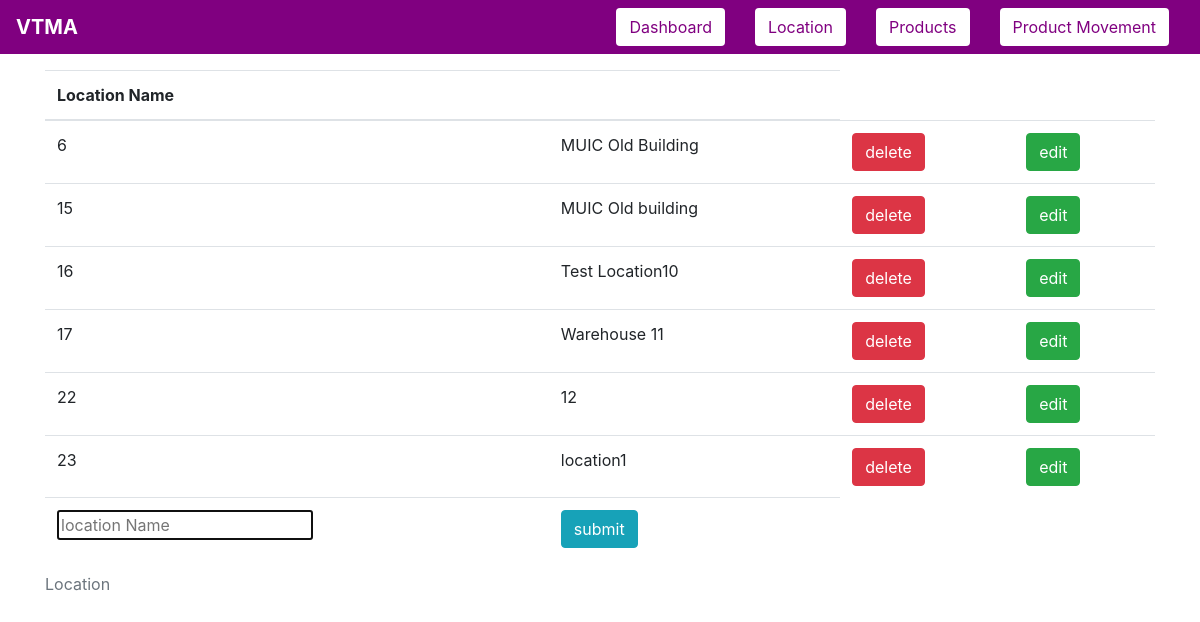
Page /location on the earlier database version.
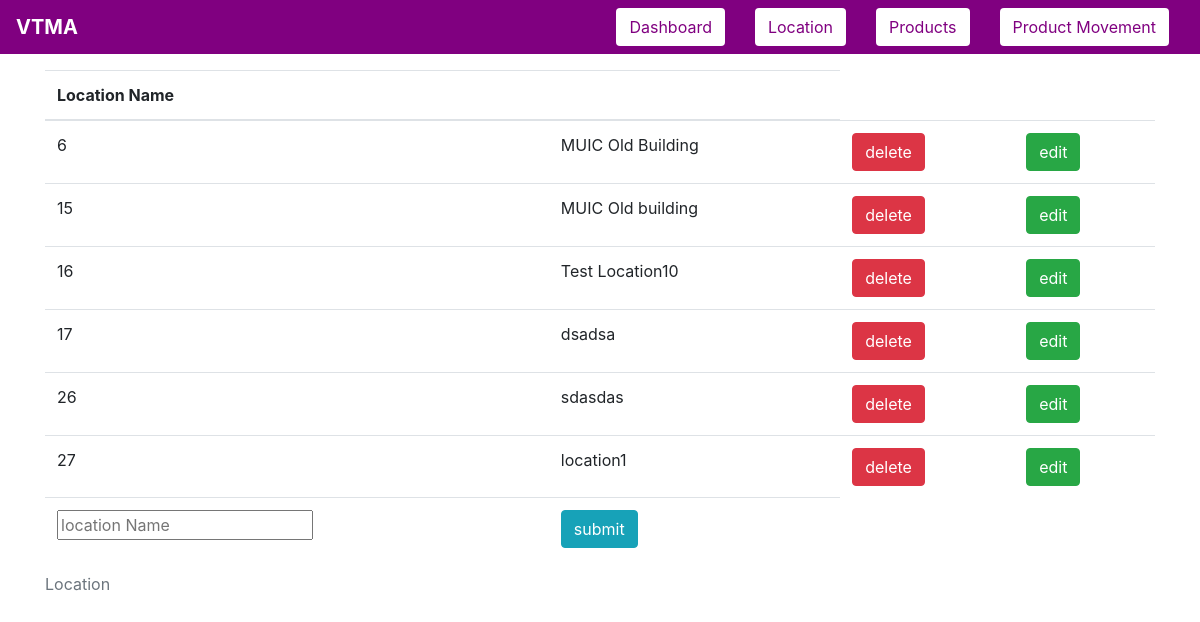
Same page on the later database version.
### tables this page shows
CREATE TABLE location(loc_id INTEGER PRIMARY KEY AUTOINCREMENT,
                                 loc_name TEXT UNIQUE NOT NULL);

### app.py (the view)
@app.route("/location", methods=["GET"])
def get_location():
    db = sqlite3.connect(DATABASE_NAME)
    cursor = db.cursor()
    cursor.execute("SELECT * FROM location")
    location_data = cursor.fetchall()
    return render(
        "location.html",
        link=link,
        locations=location_data,
        transaction_message=None,
        title="Vending Machine Locations",
    )

### templates/location.html (shortened to what this page needs)
{% extends 'base-template.html' %}
{% block content %}
    <div class="container">
        <table class="table">
         <caption>Location</caption>
            <thead>
                <th scope="col">Location Name</th>
                <th></th>
            </thead>
            <tbody>
                {% for location in locations %}
                    <tr>
                        <td>{{ location[0] }}</td>
                        <td>{{ location[1] }}</td>
                        <td>
                            <a href="{{ url_for('delete', loc_id=location[0], type='location') }}">
                                <button name="button" type="button" class="btn btn-danger" value= "delete" >delete</button><br>
                            </a>
                        </td>
                        <td>
                            <button name="button" type="button" class="btn btn-success" value= "edit" data-toggle="modal" data-target="#edit_{{ location[0] }}" >edit</button><br>
                        </td>
                    </tr>
                {% endfor %}
                <tr>
                    <form action = "{{ url_for('post_location') }}" method = "POST">
                    <td>
                        <input name= "location_name" placeholder="location Name" required autofocus>
                    </td>
                    <td>
                        <input type= "submit" class="btn btn-info btn-group-toggle" value= "submit" /><br>
                    </td>
                    </form>
                </tr>
            </tbody>
        </table>
    </div>
 {% endblock %}

Differences in the rows shown:
removed location: loc_id "22", loc_name "12"
removed location: loc_id "23", loc_name "location1"
changed location id 17: loc_name "Warehouse 11" → "dsadsa"
added location: loc_id "26", loc_name "sdasdas"
added location: loc_id "27", loc_name "location1"
